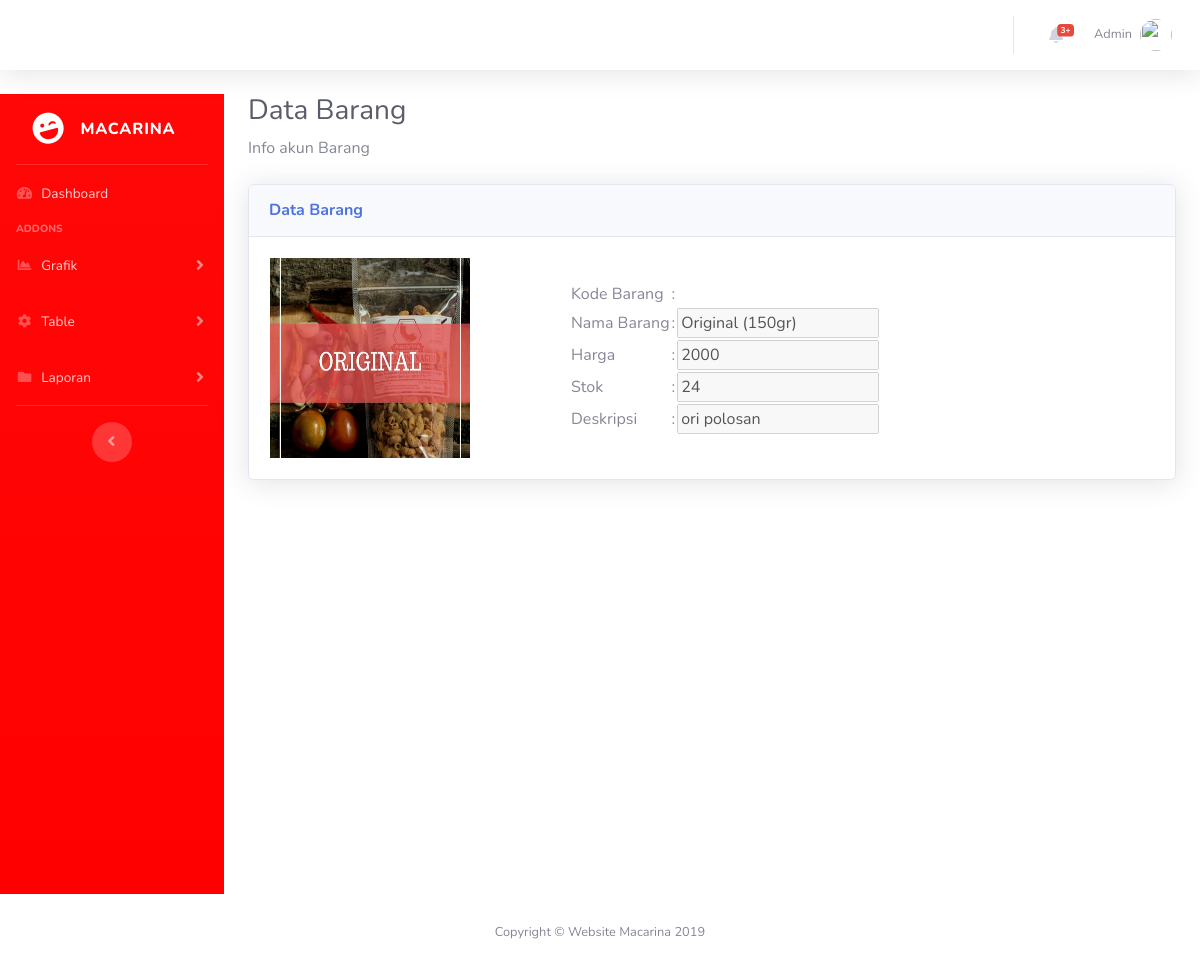
Screenshot of /admin/barang/detailBarang.php?txt_idbrg=2 with the database file from the repository.
### tables this page shows
CREATE TABLE `barang` (
  `kd_barang` int(11) NOT NULL,
  `nama_barang` varchar(50) NOT NULL,
  `harga` int(11) NOT NULL,
  `stok` int(11) NOT NULL,
  `gambar_brg` varchar(25) NOT NULL,
  `deskripsi` varchar(20) NOT NULL
);

### admin/barang/detailBarang.php (the view, shortened to what this page needs)
<!DOCTYPE html>
<html lang="en">
<head>
  <link href="../vendor/fontawesome-free/css/all.min.css" rel="stylesheet" type="text/css">
  <link href="../css/sb-admin-2.min.css" rel="stylesheet">
  <link href="../vendor/datatables/dataTables.bootstrap4.min.css" rel="stylesheet">
</head>
<?php
include_once "../topNavbar.php";
?>
  <div id="wrapper">
  <?php
include_once "../config/side.php";
?>
        <div class="container-fluid">
          <h1 class="h3 mb-2 text-gray-800">Data Barang</h1>
          <p class="mb-4">Info akun Barang</p>
          <div class="card shadow mb-4">
            <div class="card-header py-3">
              <h6 class="m-0 font-weight-bold text-primary">Data Barang</h6>
            </div>
            <div class="card-body">
            <?php
            include "../config/config.php";
            $id = $_GET['txt_idbrg'];
            $query_mysql = mysqli_query($koneksi,"SELECT barang.* , barang.kd_barang
            FROM barang
              WHERE barang.kd_barang = $id");
            while($data = mysqli_fetch_array($query_mysql)){
          ?>
            <form method ="POST" action="">
            <table>
              <tr>
              <td width ="300"><?php echo "<img src='../img/barang/".$data['gambar_brg']."' width='200px' height='200px'/>" ?></td>
              <td>
              <table border="0">
                    <tr>
                        <td>Kode Barang</td>
                        <td>:</td>
                        <td><input type="hidden" name="txt_idbrg" value="<?php echo $data['kd_barang'] ?>"></td>
                    </tr>
                    <tr>
                        <td>Nama Barang</td>
                        <td>:</td>
                        <td><input disabled type="text" name="txt_nama_brg" value="<?php echo $data['nama_barang'] ?>"></td>
                    </tr>
                    <tr>
                        <td>Harga</td>
                        <td>:</td>
                        <td><input disabled type="number" name="txt_harga" value="<?php echo $data['harga'] ?>" ></td>
                    </tr>
                    <tr>
                        <td>Stok </td>
                        <td>:</td>
                        <td><input disabled type="number" name="txt_stok" value="<?php echo $data['stok'] ?>"> </td>
                    </tr>
                    <tr>
                        <td>Deskripsi </td>
                        <td>:</td>
                        <td><input disabled type="textarea" name="txt_desc" value="<?php echo $data['deskripsi'] ?>"> </td>
                    </tr>
                </table>
              </td>
            </tr>
            </table>
            </form>
            <?php } ?>
            </div>
          </div>
        </div>
      </div>
      <?php
      include_once "../footer.php";
      ?>
    </div>
  </div>
</body>
</html>

### rows the page displays
barang: gambar_brg (picture), txt_nama_brg "Original (150gr)", txt_harga "2000", txt_stok "24", txt_desc "ori polosan"
